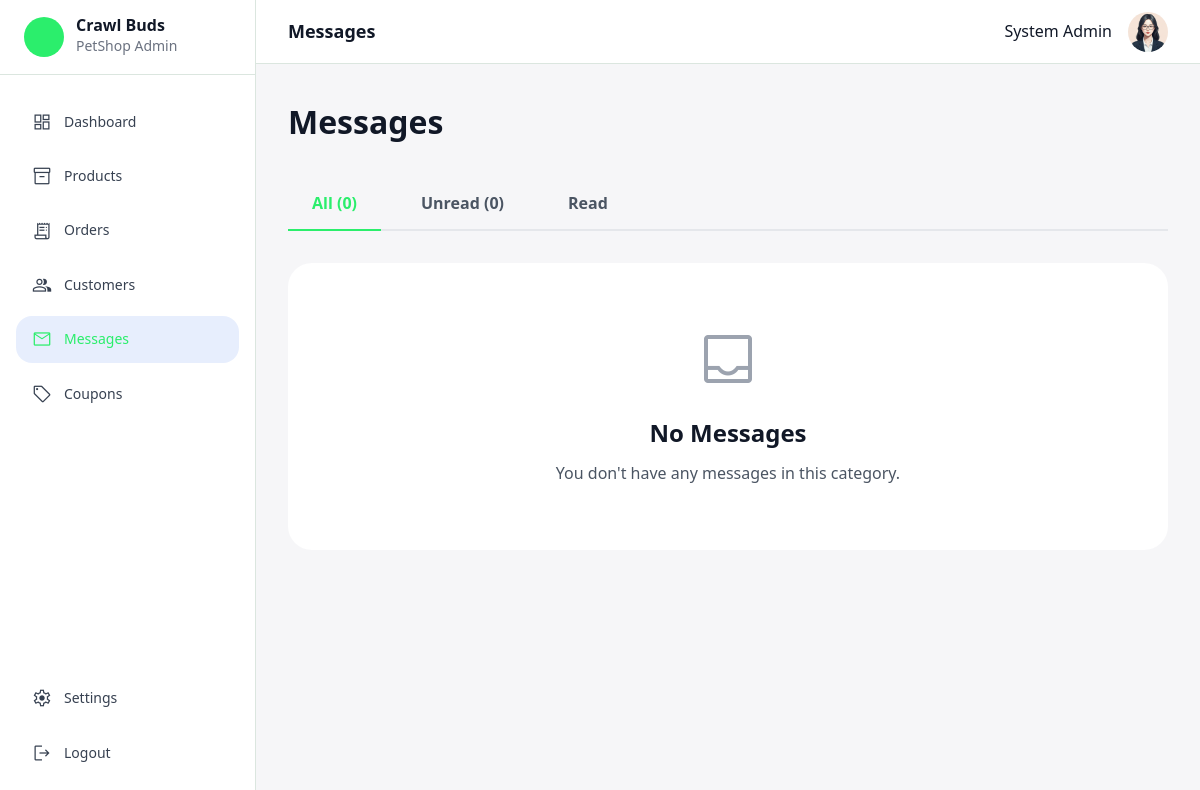
Page /pages/admin/messages.php (signed in) on the earlier database version.
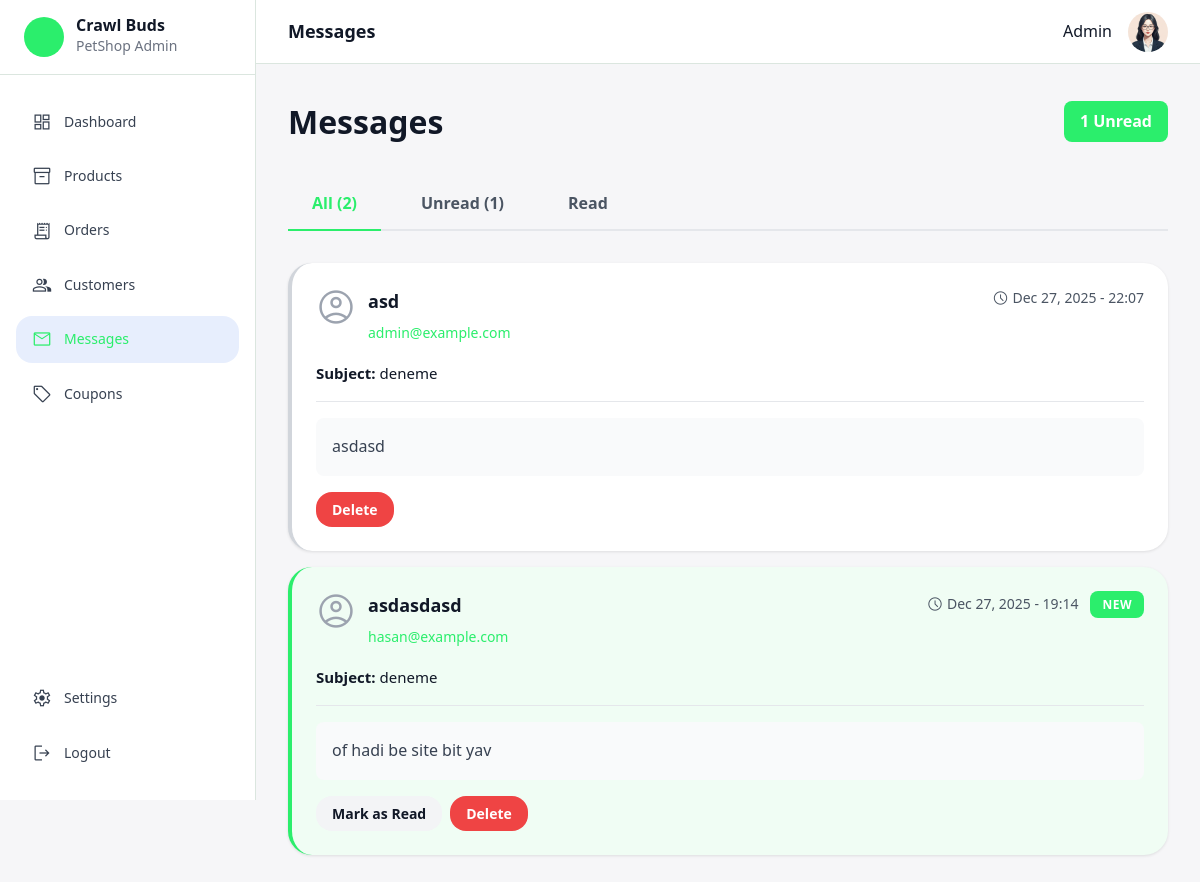
Same page on the later database version.
### tables this page shows
CREATE TABLE `contact_messages` (
  `id` int(11) NOT NULL,
  `name` varchar(255) NOT NULL,
  `email` varchar(255) NOT NULL,
  `subject` varchar(500) NOT NULL,
  `message` text NOT NULL,
  `created_at` timestamp NOT NULL DEFAULT current_timestamp(),
  `is_read` tinyint(4) DEFAULT 0
);

### pages/admin/messages.php (the view, shortened to what the changed rows need)
<?php
$page_title = "Messages";
$assets_path = "../../assets";
include("../../includes/admin_header.php");
include_once("../../includes/db_connect.php");
$filter = $_GET['filter'] ?? 'all';
$where = '';
$stmt = $pdo->query("SELECT * FROM contact_messages $where ORDER BY created_at DESC");
$messages = $stmt->fetchAll();
$stmt = $pdo->query("SELECT COUNT(*) as count FROM contact_messages WHERE is_read = 0");
$unread_count = $stmt->fetch()['count'];
?>
<div class="messages-container">
    <div class="page-header">
        <h1>Messages</h1>
        <?php if ($unread_count > 0): ?>
            <span class="unread-badge"><?php echo $unread_count; ?> Unread</span>
        <?php endif; ?>
    </div>
    <div class="filter-tabs">
        <a href="messages.php?filter=all" class="filter-tab <?php echo $filter == 'all' ? 'active' : ''; ?>">
            All (<?php echo count($messages); ?>)
        </a>
        <a href="messages.php?filter=unread" class="filter-tab <?php echo $filter == 'unread' ? 'active' : ''; ?>">
            Unread (<?php echo $unread_count; ?>)
        </a>
        <a href="messages.php?filter=read" class="filter-tab <?php echo $filter == 'read' ? 'active' : ''; ?>">
            Read
        </a>
    </div>
    <?php if (empty($messages)): ?>
        <div class="empty-state">
            <span class="material-symbols-outlined">inbox</span>
            <h2>No Messages</h2>
            <p>You don't have any messages in this category.</p>
        </div>
    <?php else: ?>
        <div class="messages-list">
            <?php foreach ($messages as $msg): ?>
                <div class="message-card <?php echo $msg['is_read'] ? 'read' : 'unread'; ?>">
                    <div class="message-header">
                        <div class="sender-info">
                            <span class="material-symbols-outlined">account_circle</span>
                            <div>
                                <h3><?php echo htmlspecialchars($msg['name']); ?></h3>
                                <a href="mailto:<?php echo htmlspecialchars($msg['email']); ?>" class="email">
                                    <?php echo htmlspecialchars($msg['email']); ?>
                                </a>
                            </div>
                        </div>
                        <div class="message-meta">
                            <span class="date">
                                <span class="material-symbols-outlined">schedule</span>
                                <?php echo date('M d, Y - H:i', strtotime($msg['created_at'])); ?>
                            </span>
                            <?php if (!$msg['is_read']): ?>
                                <span class="badge badge-new">NEW</span>
                            <?php endif; ?>
                        </div>
                    </div>
                    <div class="message-subject">
                        <strong>Subject:</strong> <?php echo htmlspecialchars($msg['subject']); ?>
                    </div>
                    <div class="message-content">
                        <?php echo nl2br(htmlspecialchars($msg['message'])); ?>
                    </div>
                    <div class="message-actions">
                        <?php if (!$msg['is_read']): ?>
                            <form method="POST" style="display:inline;">
                                <button type="submit" class="btn btn-sm btn-secondary">Mark as Read</button>
                            </form>
                        <?php endif; ?>
                        <form method="POST" style="display:inline;" onsubmit="return confirm('Delete this message?');">
                            <button type="submit" class="btn btn-sm btn-danger">Delete</button>
                        </form>
                    </div>
                </div>
            <?php endforeach; ?>
        </div>
    <?php endif; ?>
</div>
<?php include("../../includes/admin_footer.php"); ?>

### includes/admin_header.php (shortened to what the changed rows need)
<!DOCTYPE html>
<html lang="en" class="light">
<head>
    <link rel="stylesheet" href="<?php echo $assets_path; ?>/css/style.css" />
    <link rel="stylesheet" href="<?php echo $assets_path; ?>/css/admin.css" />
</head>
<body class="admin-body">
    <div class="admin-layout">
        <aside class="admin-sidebar">
            <div class="sidebar-header">
                <div class="sidebar-logo">
                    <div class="logo-text">
                        <h1>Crawl Buds</h1>
                    </div>
                </div>
            </div>
        </aside>
        <main class="admin-main">
            <header class="admin-top-header">
                <h2 class="header-title"><?php echo htmlspecialchars($page_title); ?></h2>
                <div class="header-actions">
                    <div class="admin-name-display">
                        <span><?php echo htmlspecialchars($_SESSION['admin_name'] ?? 'Admin'); ?></span>
                    </div>
                </div>
            </header>
            <div class="admin-content">

Differences in the rows shown:
added contact_messages: name "asd", email "admin@example.com", created_at "Dec 27, 2025 - 22:07", subject "deneme", message "asdasd", is_read 1 (drawn)
added contact_messages: name "asdasdasd", email "hasan@example.com", created_at "Dec 27, 2025 - 19:14", is_read "NEW", subject "deneme", message "of hadi be site bit yav"
Other differences:
$_SESSION['admin_name']: "System Admin" → "Admin"
$unread_count: (not shown) → "1"
count($messages): "0" → "2"
$unread_count: "0" → "1"
text no longer shown: "No Messages You don't have any messages in this category."
text now shown: "Unread"
